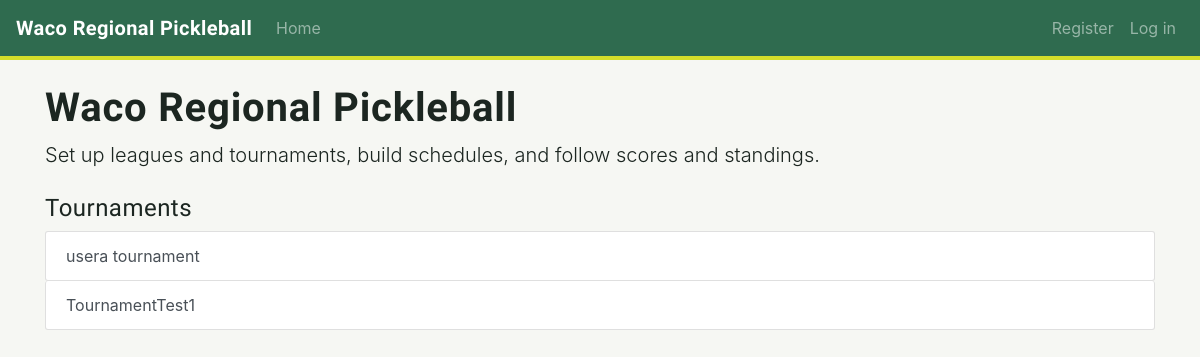
/, run on an earlier commit of the app's database.
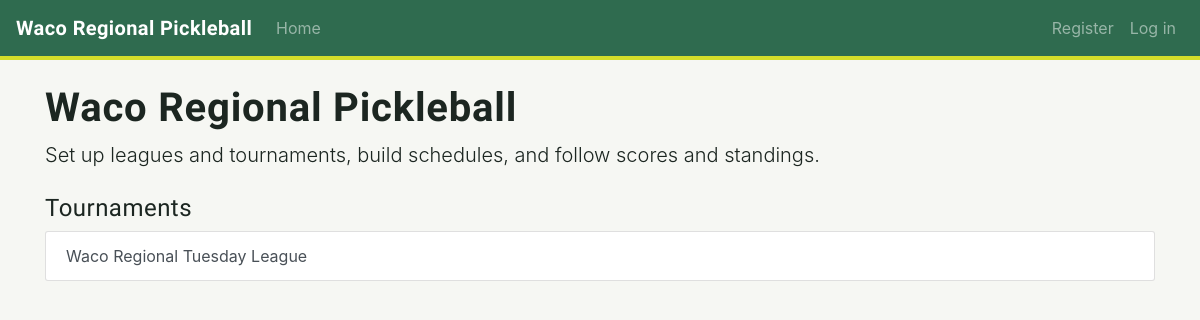
And on a later commit of the database.
### tournaments/models.py (models this page shows, shortened)
class Tournament(models.Model):
    RANKING_CHOICES = [('wins', 'Wins and losses'), ('points', 'Total points')]
    name = models.CharField(max_length=100)
    start_date = models.DateField()
    num_weeks = models.PositiveIntegerField()
    num_courts = models.PositiveIntegerField(default=4)
    ranking_method = models.CharField(max_length=10, choices=RANKING_CHOICES, default='wins')
    players_enter_scores = models.BooleanField(default=False)
    game_minutes = models.PositiveIntegerField(default=30)
    points_to_win = models.PositiveIntegerField(default=11)
    win_by_two = models.BooleanField(default=True)
    join_code = models.CharField(max_length=8, unique=True)
    admins = models.ManyToManyField(User, related_name='admin_tournaments')
    members = models.ManyToManyField(User, related_name='joined_tournaments', blank=True)
    date_added = models.DateTimeField(auto_now_add=True)

### tournaments/views.py (the view)
# urls.py: path('', views.index, name='index'),
def index(request):
    tournaments = Tournament.objects.order_by('-date_added')
    context = {'tournaments': tournaments}
    return render(request, 'tournaments/index.html', context)

### tournaments/templates/tournaments/index.html (shortened to what this page needs)
{% extends 'tournaments/base.html' %}
{% block content %}
  <h1>Waco Regional Pickleball</h1>
  <p class="lead">Set up leagues and tournaments, build schedules, and follow scores and standings.</p>
  <h2 class="h4 mt-4">Tournaments</h2>
  <div class="list-group">
    {% for tournament in tournaments %}
      <a class="list-group-item list-group-item-action" href="{% url 'tournaments:tournament' tournament.id %}">
        {{ tournament.name }}
      </a>
    {% empty %}
      <div class="list-group-item">No tournaments yet.</div>
    {% endfor %}
  </div>
{% endblock content %}

### tournaments/templates/tournaments/base.html (shortened to what this page needs)
{% load bootstrap4 %}
<!doctype html>
<html lang="en">
<head>
  {% bootstrap_css %}
</head>
<body>
  <nav class="navbar navbar-expand-md navbar-dark navbar-court">
    <a class="navbar-brand" href="{% url 'tournaments:index' %}">Waco Regional Pickleball</a>
    <div class="collapse navbar-collapse" id="navbarLinks">
      <ul class="navbar-nav mr-auto">
        <li class="nav-item"><a class="nav-link" href="{% url 'tournaments:index' %}">Home</a></li>
      </ul>
      <ul class="navbar-nav">
        {% if user.is_authenticated %}
          <li class="nav-item"><span class="navbar-text mr-2">Hello, {{ user.username }}.</span></li>
          <li class="nav-item">
            <form action="{% url 'users:logout' %}" method="post" class="form-inline">
              {% csrf_token %}
              <button name="submit" class="btn btn-outline-light btn-sm">Log out</button>
            </form>
          </li>
        {% else %}
          <li class="nav-item"><a class="nav-link" href="{% url 'users:register' %}">Register</a></li>
          <li class="nav-item"><a class="nav-link" href="{% url 'users:login' %}">Log in</a></li>
        {% endif %}
      </ul>
    </div>
  </nav>
  <main class="container my-4">
    {% block content %}{% endblock content %}
  </main>
</body>
</html>

### tournaments/templates/tournaments/base.html (style rules this page uses)
:root { --court: #2f6b4f; --court-dark: #1f4a37; --court-light: #e3eee6; --kitchen: #2c5d8a; --ball: #d4dd2a; --ink: #1c2621; --paper: #f6f7f3; --muted: #7a857f; }
body { background: var(--paper); color: var(--ink); }
a { color: var(--kitchen); }
h1, h2, h3, .navbar-brand, .night-title { font-family: 'Barlow Condensed', sans-serif; font-weight: 700; letter-spacing: 0.02em; }
.navbar-court { background: var(--court); border-bottom: 4px solid var(--ball); }
.navbar-court .navbar-brand, .navbar-court .nav-link, .navbar-court .navbar-text { color: #fff; }
.btn, .form-control, .alert, .list-group-item:first-child, .list-group-item:last-child, .card { border-radius: 3px; }

What changed in the data, as far as the page shows it:
removed Tournament: name "usera tournament"
removed Tournament: name "TournamentTest1"
added Tournament: name "Waco Regional Tuesday League"
